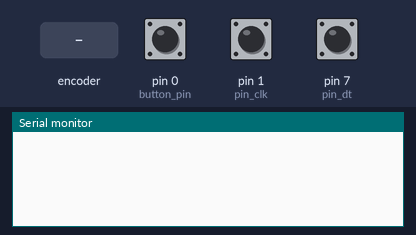
Simulated run of this program. Board: Teensy 3. On the bench: the last lines printed to the serial monitor. The inputs (shaded band) are chosen by the test bench; at power-on: pin 0 (button_pin) HIGH, pin 1 (pin_clk) HIGH, pin 7 (pin_dt) HIGH.

Above: at 4.2 s.
4.3 s: rotary encoder on pin 1 (pin_clk) / pin 7 (pin_dt) turned 1 step (first pin leading)
At 4.8 s:
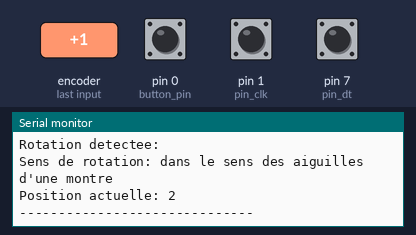
6.0 s: pin 0 (button_pin) pulled LOW for 0.15 s
At 6.6 s:
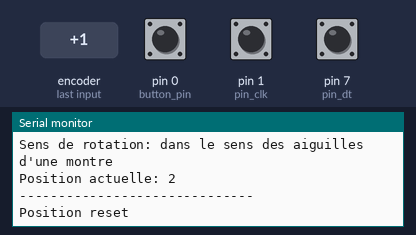
7.6 s: rotary encoder on pin 1 (pin_clk) / pin 7 (pin_dt) turned 2 steps (second pin leading)
At 8.3 s:
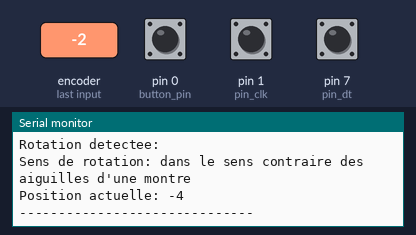
Timing chart, 0 to 10.6 s (numbered marks = the images above; inputs shaded):
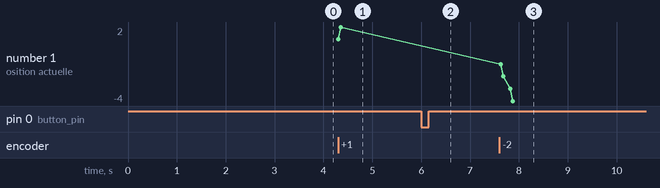

Measured:
- after the input at 4.3 s, the serial monitor: prints a new line at once (image 1)
- after the input at 6.0 s, the serial monitor: prints a new line at once (image 2)
- after the input at 7.6 s, the serial monitor: prints a new line at once (image 3)
- plotted number 1: 2 → -4 after the input at 7.6 s

The program:

main.cpp
```cpp
#include <Arduino.h>

// Initialisation des variables nécessaires
int Compteur = 0;
boolean Direction;
int Pin_clk_Letzter;
int Pin_clk_Aktuell;

// Définition des broches d'entrées
int pin_clk = 1;
int pin_dt = 7;
int button_pin = 0;


void setup()
{
   // Initialisation des broches d'entrées...
   pinMode (pin_clk,INPUT);
   pinMode (pin_dt,INPUT);
   pinMode (button_pin,INPUT);

   // ...et activation de leurs résistances de PULL-UP
   digitalWrite(pin_clk, true);
   digitalWrite(pin_dt, true);
   digitalWrite(button_pin, true);

   // Lecture initiale de Pin_CLK
   Pin_clk_Letzter = digitalRead(pin_clk);
   Serial.begin (115200);
   delay(3000);
 }

// Le programme vérifie si un changement des états des broches a eu lieu,
// et selon la broche qui est modifiée en premier, détermine le sens de rotation.
// Cette information est obtenue par la comparaison des signaux présents sur les 2 sorties.
// Une fois que la direction a été déterminée, on compte les mouvements depuis la position
// de départ et on les envoie vers la sortie série.
// Une pression sur le bouton de l'encodeur réinitialise la position actuelle.

void loop()
{
   // Lecture des statuts actuels
   Pin_clk_Aktuell = digitalRead(pin_clk);

   // Vérification de changement
   if (Pin_clk_Aktuell != Pin_clk_Letzter)
   {

        if (digitalRead(pin_dt) != Pin_clk_Aktuell)
        {
            // Pin_CLK a changé en premier
            Compteur ++;
            Direction = true;
        }

        else
        {       // Sinon Pin_DT achangé en premier
            Direction = false;
            Compteur--;
        }
        Serial.println ("Rotation detectee: ");
        Serial.print ("Sens de rotation: ");

        if (Direction)
        {
           Serial.println ("dans le sens des aiguilles d'une montre");
        }
        else
        {
           Serial.println("dans le sens contraire des aiguilles d'une montre");
        }

        Serial.print("Position actuelle: ");
        Serial.println(Compteur);
        Serial.println("------------------------------");

   }

   // Préparation de la prochaine exécution:
   Pin_clk_Letzter = Pin_clk_Aktuell;

   // fonction Reset remise à la position actuelle
   if (!digitalRead(button_pin) && Compteur!=0)
     {
       Compteur = 0;
       Serial.println("Position reset");
     }

 }
```
